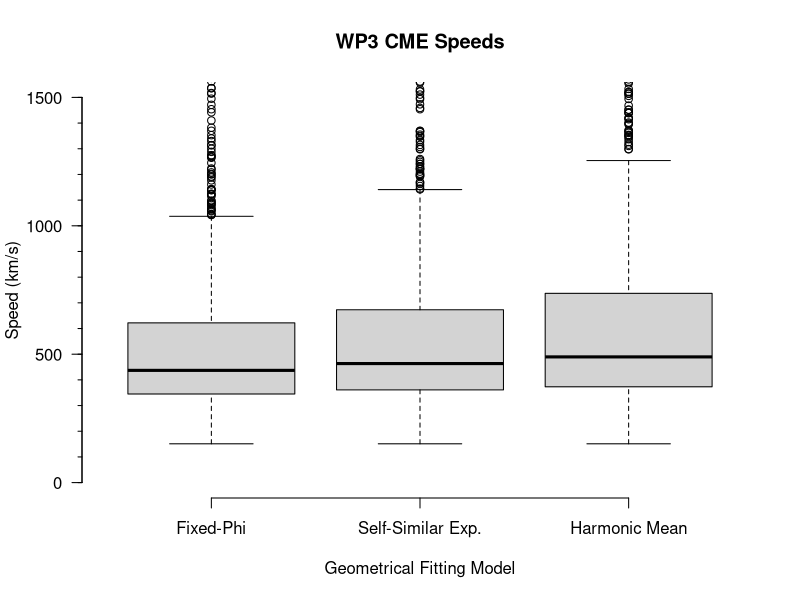
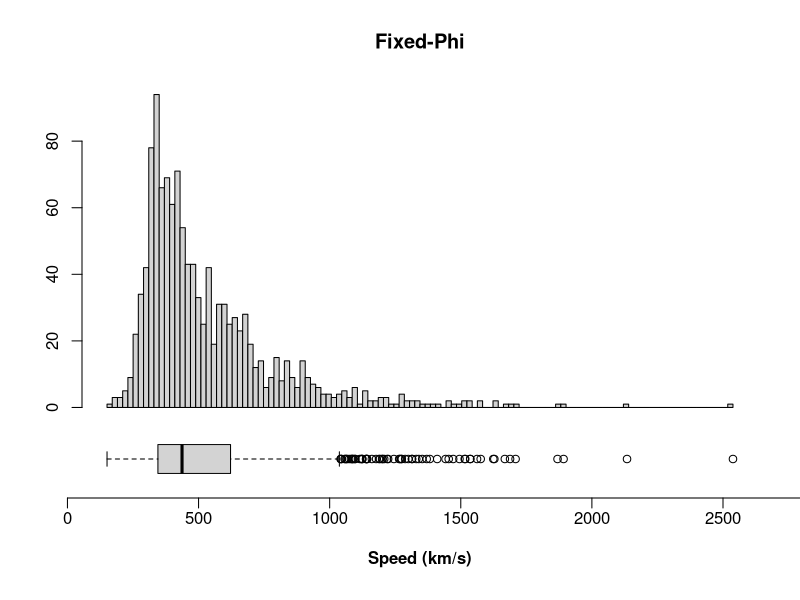
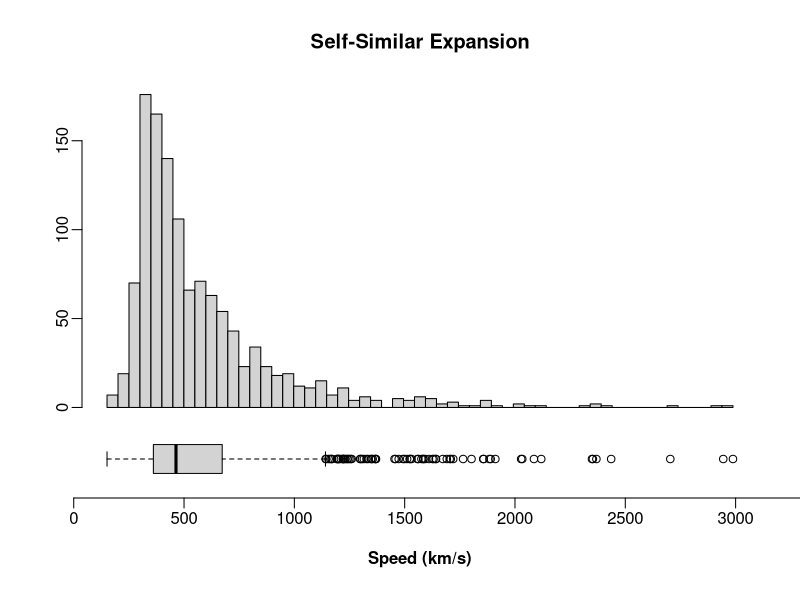
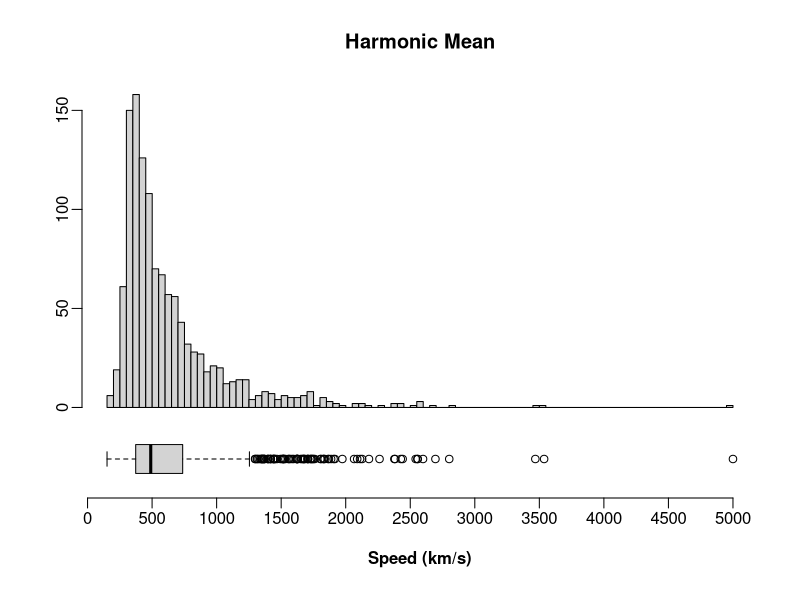

Write R code to recreate these figures, in order.
## ---- chunk 1
# Read in the WP3 CSV file
wp3 <- read.csv("HCME_WP3_V02.csv")

# Print the number of rows and variables, and names of the variables
dim(wp3)
names(wp3)

names(wp3) <- c("ID",
                "Date",
                "Spacecraft",
                "LN",
                "PA_N",
                "LS",
                "PA_S",
                "Quality",
                "PA_Fit",
                "FP_Speed",
                "FP_SpeedErr",
                "FP_Phi",
                "FP_PhiErr",
                "FP_HEEQLon",
                "FP_HEEQLat",
                "FP_CarrLon",
                "FP_LaunchUTC",
                "SSE_Speed",
                "SSE_Speed Err",
                "SSE_Phi",
                "SSE_PhiErr",
                "SSE_HEEQLon",
                "SSE_HEEQLat",
                "SSE_CarrLon",
                "SSE_LaunchUTC",
                "HM_Speed",
                "HM_Speed Err",
                "HM_Phi",
                "HM_PhiErr",
                "HM_HEEQLon",
                "HM_HEEQLat",
                "HM_CarrLon",
                "HM_LaunchUTC")


# Simple plots

compare_speeds <- function(wp3){

	#dev.copy("CME_speeds.png",width=8,height=8,unit="in",res=300)
	#pdf("Compare_CME_Speeds.pdf",width=8,height=3)
	par(mfrow=c(1,3),pty="s")
	plot(wp3$FP_Speed, wp3$SSE_Speed, 
		xlab="FP Speed (km/s)", ylab="SSE Speed (km/s)",#main="WP3 CME Speeds",
		xlim=c(0,3000), ylim=c(0,3000),
		pch=3)
	abline(0,1,col="black",lty=5)
	reg <- lm(wp3$SSE_Speed~wp3$FP_Speed)
	abline(reg,col="red")
	legend("bottomright",c(paste("y =",signif(reg$coefficients[[2]],digits=2),"x +",round(reg$coefficients[[1]])),"y = x"),lty=c(1,5),col=c("red","black"),bty="n",cex=0.8)
	
	plot(wp3$FP_Speed, wp3$HM_Speed,
	        xlab="FP Speed (km/s)", ylab="HM Speed (km/s)",main="WP3 CME Speeds",
	        xlim=c(0,5000), ylim=c(0,5000),
	        pch=3)
	abline(0,1,col="black",lty=5)
	reg <- lm(wp3$HM_Speed~wp3$FP_Speed)
	abline(reg,col="red")
	legend("bottomright",c(paste("y =",signif(reg$coefficients[[2]],digits=2),"x +",round(reg$coefficients[[1]])),"y = x"),lty=c(1,5),col=c("red","black"),bty="n",cex=0.8)
	
	plot(wp3$HM_Speed, wp3$SSE_Speed,
	        xlab="HM Speed (km/s)", ylab="SSE Speed (km/s)",#main="WP3 CME Speeds",
	        xlim=c(0,5000), ylim=c(0,5000),
	        pch=3)
	abline(0,1,col="black",lty=5)
	reg <- lm(wp3$SSE_Speed~wp3$HM_Speed)
	abline(reg,col="red")
	legend("bottomright",c(paste("y =",signif(reg$coefficients[[2]],digits=2),"x +",round(reg$coefficients[[1]])),"y = x"),lty=c(1,5),col=c("red","black"),bty="n",cex=0.8)
	
	#dev.off()
}

#compare_speeds(wp3)

# Plot out stats on the speeds

speed_boxplots <- function(wp3){

	#pdf("CME_Speeds_boxplot.pdf",width=8,height=8)
	boxplot(wp3$FP_Speed, wp3$SSE_Speed, wp3$HM_Speed,
                main = "WP3 CME Speeds",
                xlab = "Geometrical Fitting Model",
                ylab = "Speed (km/s)",
                ylim = c(0,1500),
		axes = F
		)
        axis(1, at=1:3, labels=c("Fixed-Phi","Self-Similar Exp.","Harmonic Mean"))
	axis(2, at=seq(0,1500,by=500), las=1)
	axis(2, at=seq(0,1500,by=100), labels=F, tcl=-0.2)
	
	# Ignore the horizontal version of the boxplot
	if (FALSE) {
	boxplot(wp3$FP_Speed, wp3$SSE_Speed, wp3$HM_Speed,
                main = "WP3 CME Speeds",
                ylab = "Geometrical Fitting Model",
                xlab = "Speed (km/s)",
                ylim = c(0,1500),
                axes = F,
		horizontal = TRUE
                )
        axis(2, at=1:3, labels=c("Fixed-Phi","Self-Similar Exp.","Harmonic Mean"))
        axis(1, at=seq(0,1500,by=500), las=1)
        axis(1, at=seq(0,1500,by=100), labels=F, tcl=-0.2)
	}

	#dev.off()

}

speed_boxplots(wp3)

speed_hist <- function(speed,tit){

	#pdf(paste("CME_Speeds_hist",tit,".pdf"),width=8,height=8)
	
	layout(matrix(seq(2)),heights=c(0.7,0.3))
	par(mar=c(0,4.1,4.1,2.1)) 
	hist(speed,breaks=100,axes=F,main=tit,xlab="",ylab="")
	axis(2)
	par(mar=c(5.1,4.1,0,2.1),mgp=c(3,0.5,0.0))
	boxplot(speed,horizontal=TRUE,axes=FALSE)
	axis(1,at=seq(0,5000,by=500),xpd=TRUE)
	mtext("Speed (km/s)",side=1,line=2.5,font=2)

	#dev.off()

}

speed_hist(wp3$FP_Speed,"Fixed-Phi")
speed_hist(wp3$SSE_Speed,"Self-Similar Expansion")
speed_hist(wp3$HM_Speed,"Harmonic Mean")

